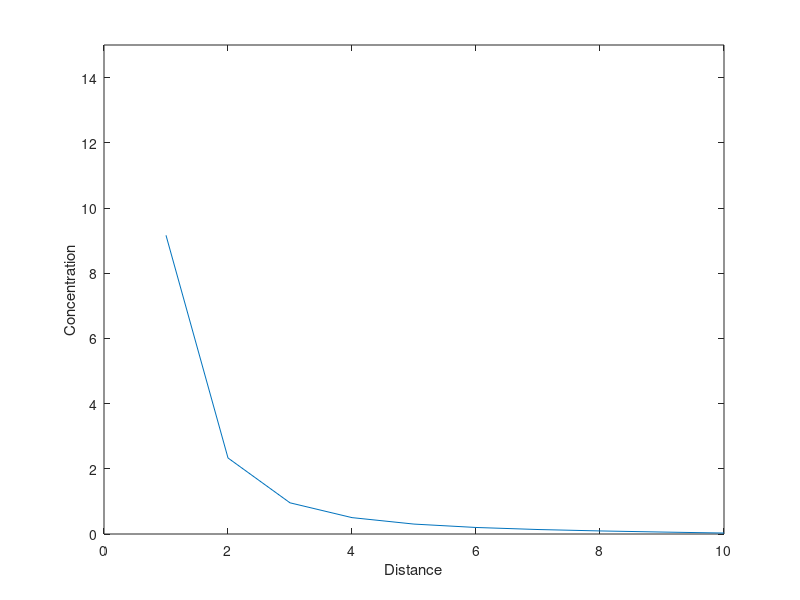

Reproduce this figure in MATLAB.
close all
nboxes = 10;
transport = .1;
input = 10;
decay = 1e-1;
n = 100;
% initializing the parameters

initdistro(1:nboxes,1) = 1;
% initial concentrations

diffoutA = sparse(1:nboxes, 1:nboxes, -2 * transport);
diffinA = sparse([1:nboxes-1 2:nboxes], [2:nboxes 1:nboxes-1], transport);
% diffusive transport matrices
b = zeros(nboxes,1);
b(1) = -input;
% b matrix for tracer input

for i=1:n
    decayA = sparse(1:nboxes, 1:nboxes, -decay .* initdistro);
    % matrix to decay the concentration based on the previous distribution
    A = decayA + diffoutA + diffinA;
    initdistro = A\b;
    plot(1:nboxes, initdistro);
    xlabel('Distance');
    ylabel('Concentration');
    ylim([0 15]);
    pause(.1)
end

 


